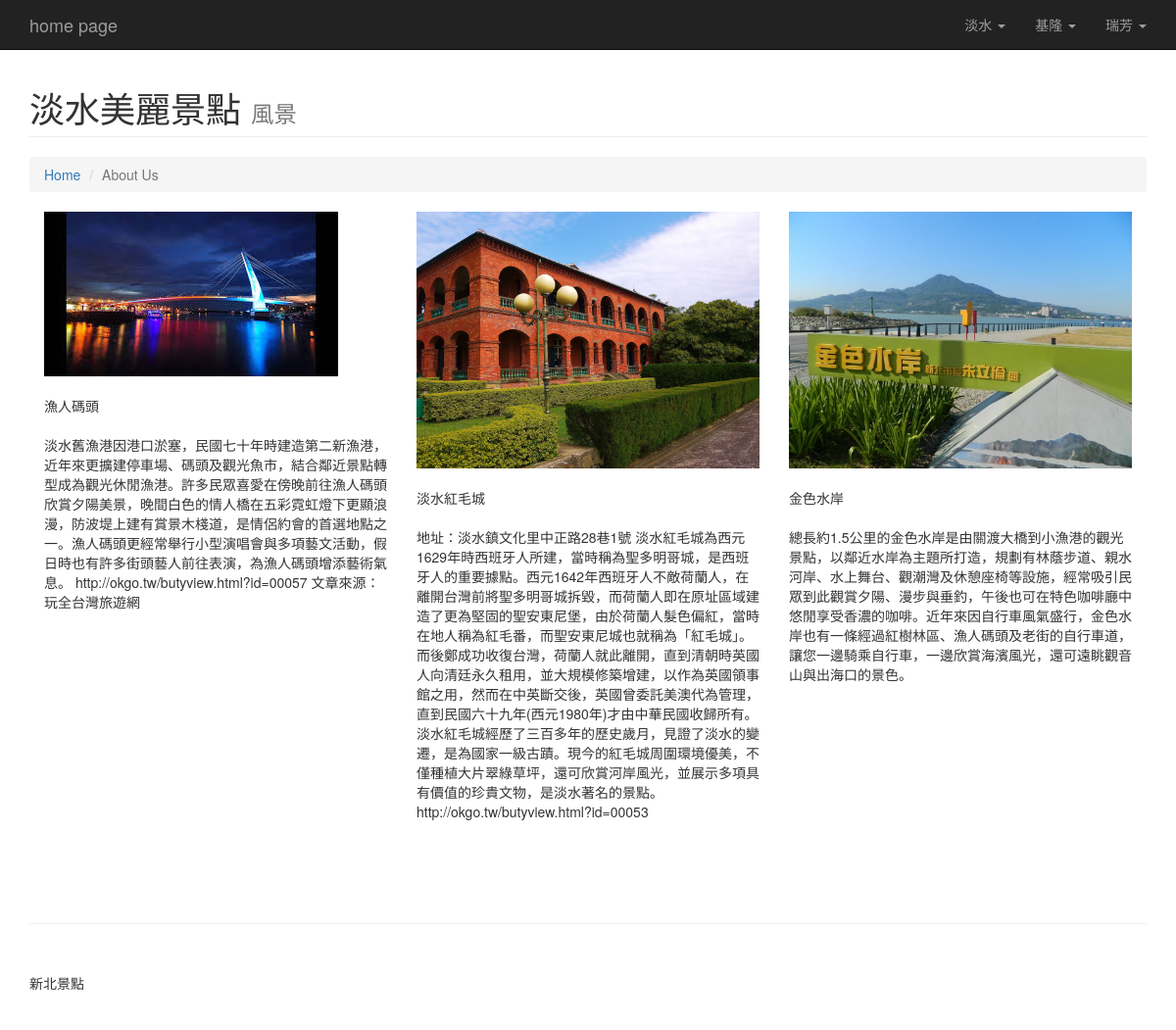
Page /2.php on the committed database.
### 2.php (the view, shortened to what this page needs)
<?php
$sql = "SELECT * FROM 淡水景點 ORDER BY 淡水景點編號";
        $result = mysql_query($sql);
        $videos = array();
        while ($row = mysql_fetch_assoc($result)) {
            array_push($videos, $row);
        }
?>
<!DOCTYPE html>
<html lang="en">
<head>
    <link href="css/bootstrap.min.css" rel="stylesheet">
    <link href="css/modern-business.css" rel="stylesheet">
    <link href="font-awesome/css/font-awesome.min.css" rel="stylesheet" type="text/css">
</head>
<body>
    <nav class="navbar navbar-inverse navbar-fixed-top" role="navigation">
        <div class="container">
            <div class="navbar-header">
                <a class="navbar-brand" href="index.php">home page</a>
            </div>
            <div class="collapse navbar-collapse" id="bs-example-navbar-collapse-1">
                <ul class="nav navbar-nav navbar-right">
                    <li class="dropdown">
                        <a href="#" class="dropdown-toggle" data-toggle="dropdown">淡水 <b class="caret"></b></a>
                    </li>
                    <li class="dropdown">
                        <a href="#" class="dropdown-toggle" data-toggle="dropdown">基隆 <b class="caret"></b></a>
                    </li>
                    <li class="dropdown">
                        <a href="#" class="dropdown-toggle" data-toggle="dropdown">瑞芳 <b class="caret"></b></a>
                    </li>
                </ul>
            </div>
        </div>
    </nav>
    <div class="container">
        <div class="row">
            <div class="col-lg-12">
                <h1 class="page-header">淡水美麗景點
                    <small>風景</small>
                </h1>
                <ol class="breadcrumb">
                    <li><a href="index.php">Home</a>
                    </li>
                    <li class="active">About Us</li>
                </ol>
            </div>
        </div>
                   <?php
for($i=0 ; $i<count($videos); $i++) {
?>
            <div class="col-md-4 img-portfolio">
                <a href="index.php?page=<?=$current?>&mv=<?=$i?>">
                    <img class="img-responsive img-hover" src="<?=$videos[$i]['淡水景點圖片']?>" alt="">
                </a>
                <p><?=$videos[$i]['淡水景點名稱']?></p>
                <p><?=$videos[$i]['淡水景點介紹']?></p>
            </div>
<?php }?>
        <div class="row text-center">
            <div class="col-lg-12">
            </div>
        </div>
        <hr>
        <footer>
            <div class="row">
                <div class="col-lg-12">
                    <p>新北景點</p>
                </div>
            </div>
        </footer>
    </div>
</body>
</html>

### css/modern-business.css (style rules this page uses)
html, body { height: 100%; }
body { padding-top: 50px; }
.img-portfolio { margin-bottom: 30px; }
footer { margin: 50px 0; }

### rows in the picture
淡水景點: 淡水景點圖片 (picture), 淡水景點名稱 "漁人碼頭", 淡水景點介紹 "淡水舊漁港因港口淤塞，民國七十年時建造第二新漁港，近年來更擴建停車場、碼頭及觀光魚市，結合鄰近景點轉型成為觀光休閒漁港。許多民眾喜愛在傍晚前往漁人碼頭欣賞夕陽美景，晚間白色的情人橋在五彩霓虹燈下更顯浪漫，防波堤上建有賞景木棧道，是情侶約會的首選地點之一。漁人碼頭更經常舉行小型演唱會與多項藝文活動，假日時也有許多街頭藝人前往表演，為漁人碼頭增添藝術氣息。 http://okgo.tw/butyview.html?id=00057 文章來源：玩全台灣旅遊網"
淡水景點: 淡水景點圖片 (picture), 淡水景點名稱 "淡水紅毛城", 淡水景點介紹 "地址：淡水鎮文化里中正路28巷1號 淡水紅毛城為西元1629年時西班牙人所建，當時稱為聖多明哥城，是西班牙人的重要據點。西元1642年西班牙人不敵荷蘭人，在離開台灣前將聖多明哥城拆毀，而荷蘭人即在原址區域建造了更為堅固的聖安東尼堡，由於荷蘭人髮色偏紅，當時在地人稱為紅毛番，而聖安東尼城也就稱為「紅毛城」。而後鄭成功收復台灣，荷蘭人就此離開，直到清朝時英國人向清廷永久租用，並大規模修築增建，以作為英國領事館之用，然而在中英斷交後，英國曾委託美澳代為管理，直到民國六十九年(西元1980年)才由中華民國收歸所有。 淡水紅毛城經歷了三百多年的歷史歲月，見證了淡水的變遷，是為國家一級古蹟。現今的紅毛城周圍環境優美，不僅種植大片翠綠草坪，還可欣賞河岸風光，並展示多項具有價值的珍貴文物，是淡水著名的景點。 http://okgo.tw/butyview.html?id=00053"
淡水景點: 淡水景點圖片 (picture), 淡水景點名稱 "金色水岸", 淡水景點介紹 "總長約1.5公里的金色水岸是由關渡大橋到小漁港的觀光景點，以鄰近水岸為主題所打造，規劃有林蔭步道、親水河岸、水上舞台、觀潮灣及休憩座椅等設施，經常吸引民眾到此觀賞夕陽、漫步與垂釣，午後也可在特色咖啡廳中悠閒享受香濃的咖啡。近年來因自行車風氣盛行，金色水岸也有一條經過紅樹林區、漁人碼頭及老街的自行車道，讓您一邊騎乘自行車，一邊欣賞海濱風光，還可遠眺觀音山與出海口的景色。"
